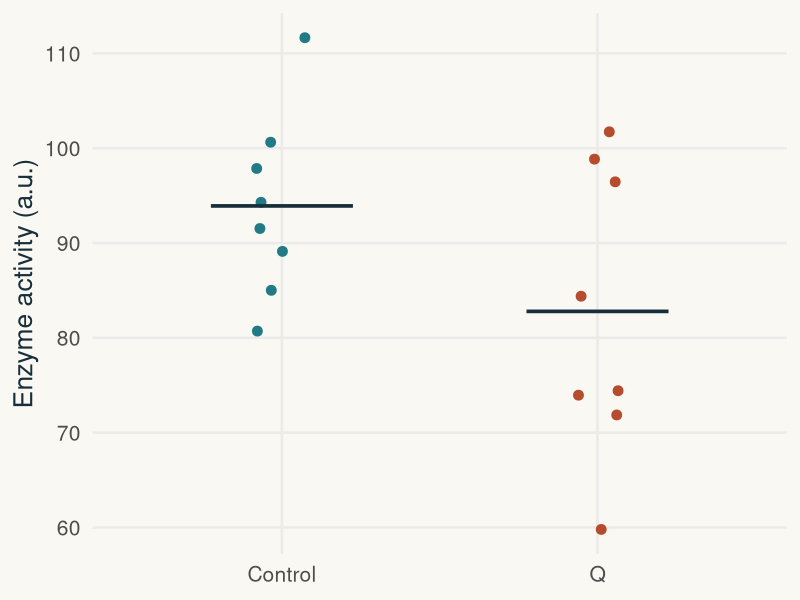
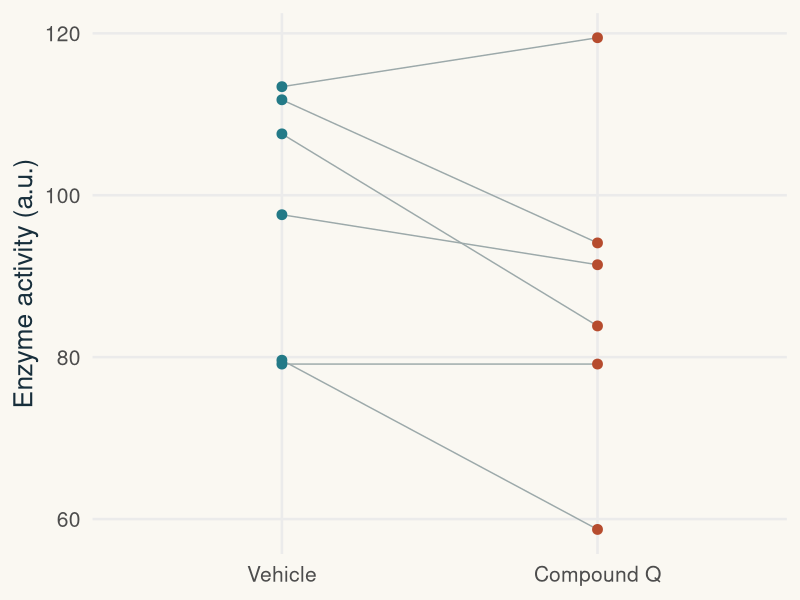
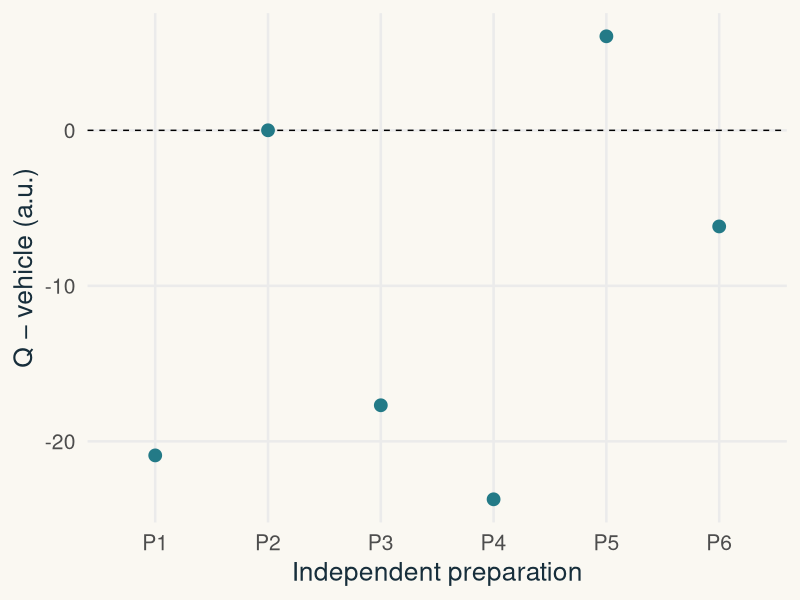
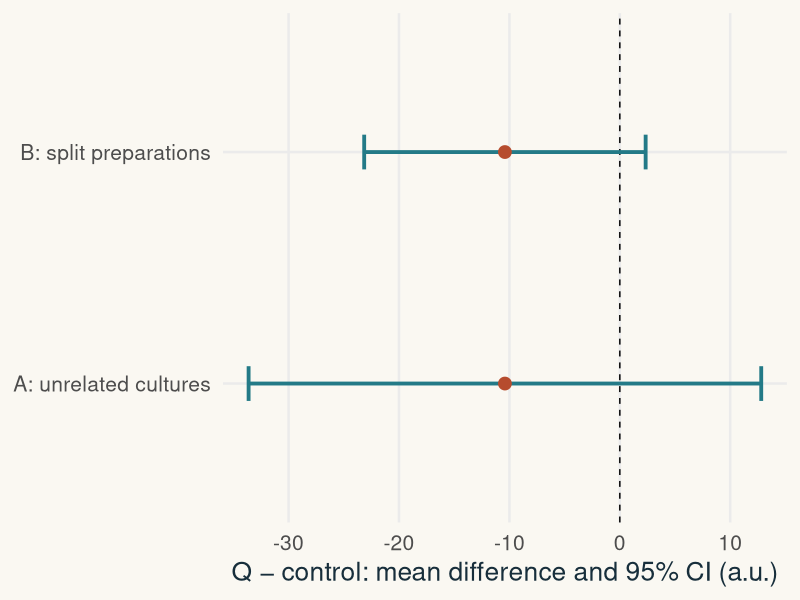
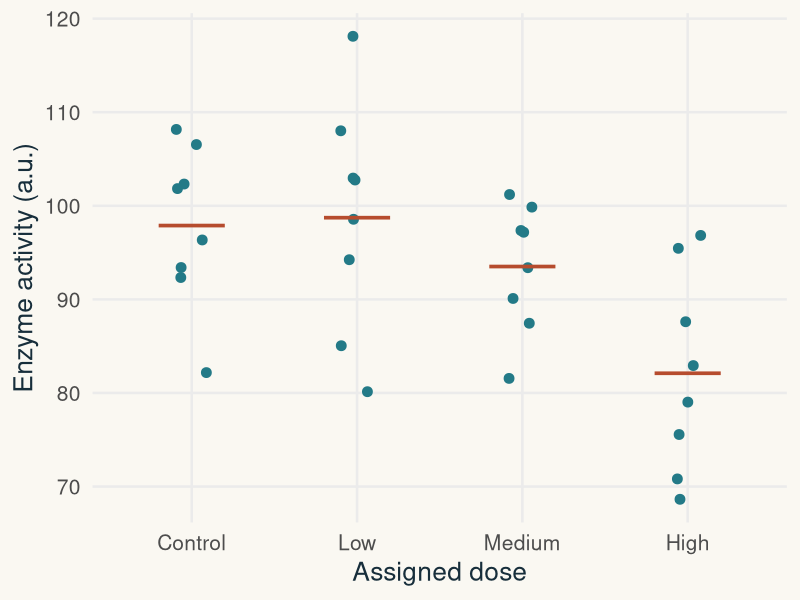
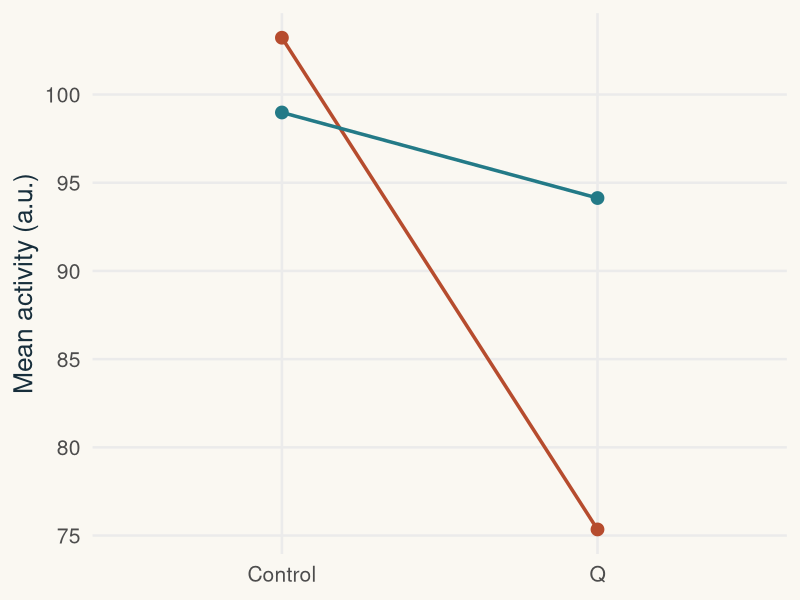
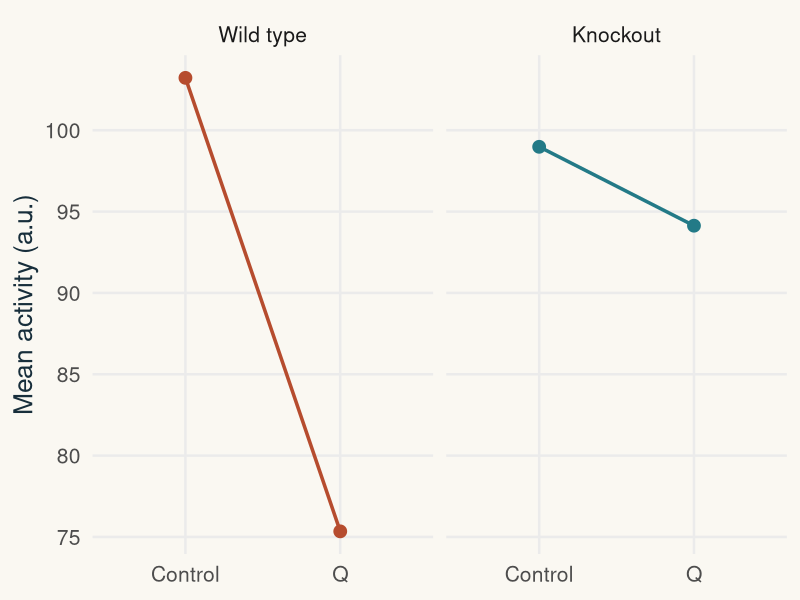
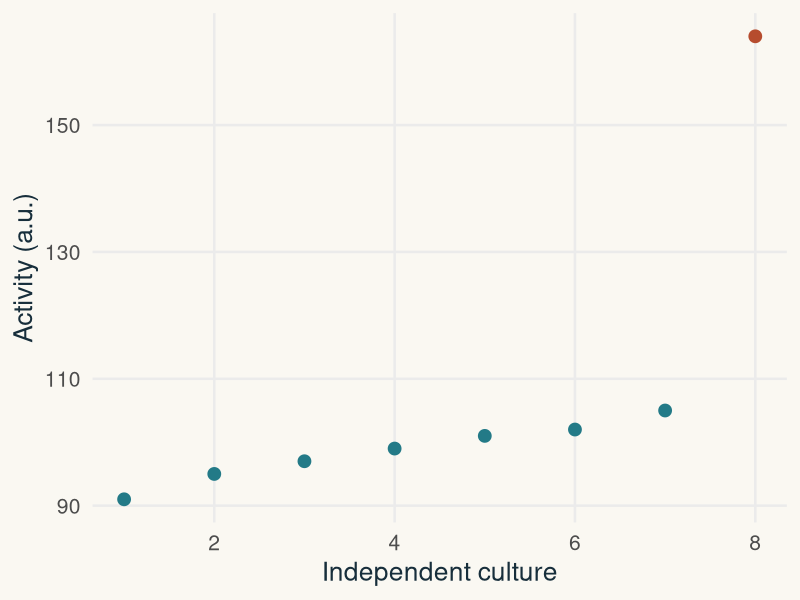

Reproduce these figures in R, in order.
library(ggplot2)
dir.create('data/tests',recursive=TRUE,showWarnings=FALSE)
set.seed(20261011)
ink<-'#172E3B';teal<-'#237A87';rust<-'#B64C2E';paper<-'#FAF8F2'
th<-theme_minimal(base_size=19)+theme(text=element_text(colour=ink),plot.background=element_rect(fill=paper,colour=NA),panel.background=element_rect(fill=paper,colour=NA),panel.grid.minor=element_blank(),legend.position='none')
savefig<-function(g,name,w=11,h=3.5)ggsave(paste0('figures/generated/tests-',name,'.png'),g+th,width=w,height=h,dpi=160,bg=paper)
ind<-data.frame(group=rep(c('Control','Q'),each=8),value=c(rnorm(8,100,10),rnorm(8,85,17)))
write.csv(ind,'data/tests/independent.csv',row.names=FALSE)
wi<-t.test(ind$value[ind$group=='Q'],ind$value[ind$group=='Control'])
g<-ggplot(ind,aes(group,value,colour=group))+geom_point(position=position_jitter(width=.08,seed=11),size=3)+stat_summary(fun=mean,geom='crossbar',width=.45,colour=ink)+scale_colour_manual(values=c(teal,rust))+labs(x=NULL,y='Enzyme activity (a.u.)');savefig(g,'independent')
a<-read.csv('data/simulated/assay_readings.csv');a<-aggregate(activity~preparation+condition,a,mean);p<-reshape(a,idvar='preparation',timevar='condition',direction='wide');q<-p[['activity.Compound Q']];v<-p[['activity.Vehicle']];d<-q-v;pa<-t.test(d);un<-t.test(q,v)
savefig(ggplot(a,aes(condition,activity,group=preparation))+geom_line(colour='#9CA9AA')+geom_point(aes(colour=condition),size=3)+scale_x_discrete(limits=c('Vehicle','Compound Q'))+scale_colour_manual(values=c(rust,teal))+labs(x=NULL,y='Enzyme activity (a.u.)'),'paired')
savefig(ggplot(data.frame(preparation=p$preparation,difference=d),aes(preparation,difference))+geom_hline(yintercept=0,linetype='dashed')+geom_point(size=4,colour=teal)+labs(x='Independent preparation',y='Q − vehicle (a.u.)'),'differences')
ci<-data.frame(design=c('A: unrelated cultures','B: split preparations'),estimate=mean(d),low=c(un$conf.int[1],pa$conf.int[1]),high=c(un$conf.int[2],pa$conf.int[2]))
savefig(ggplot(ci,aes(estimate,design))+geom_vline(xintercept=0,linetype='dashed')+geom_errorbar(aes(xmin=low,xmax=high),orientation='y',width=.15,colour=teal,linewidth=1.3)+geom_point(size=4,colour=rust)+labs(x='Q − control: mean difference and 95% CI (a.u.)',y=NULL),'design-ci')
dose<-data.frame(group=factor(rep(c('Control','Low','Medium','High'),each=8),levels=c('Control','Low','Medium','High')),value=rnorm(32,rep(c(100,96,88,76),each=8),9));write.csv(dose,'data/tests/dose.csv',row.names=FALSE)
savefig(ggplot(dose,aes(group,value))+geom_point(position=position_jitter(width=.10,seed=12),colour=teal,size=3)+stat_summary(fun=mean,geom='crossbar',width=.4,colour=rust)+labs(x='Assigned dose',y='Enzyme activity (a.u.)'),'dose')
inter<-expand.grid(treatment=factor(c('Control','Q'),levels=c('Control','Q')),genotype=c('Wild type','Knockout'),rep=1:8);inter$value<-rnorm(32,with(inter,ifelse(genotype=='Wild type',ifelse(treatment=='Q',75,100),ifelse(treatment=='Q',96,100))),8);write.csv(inter,'data/tests/interaction.csv',row.names=FALSE)
savefig(ggplot(inter,aes(treatment,value,colour=genotype,group=genotype))+stat_summary(fun=mean,geom='line',linewidth=1.2)+stat_summary(fun=mean,geom='point',size=4)+scale_colour_manual(values=c(rust,teal))+labs(x=NULL,y='Mean activity (a.u.)')+theme(legend.position='top'),'interaction')
# Explicit direct labels avoid a hidden legend in the shared plotting theme.
g<-ggplot(inter,aes(treatment,value,colour=genotype,group=genotype))+stat_summary(fun=mean,geom='line',linewidth=1.2)+stat_summary(fun=mean,geom='point',size=4)+facet_wrap(~genotype)+scale_colour_manual(values=c(rust,teal))+labs(x=NULL,y='Mean activity (a.u.)');savefig(g,'interaction')
out<-data.frame(id=1:8,value=c(91,95,97,99,101,102,105,164));write.csv(out,'data/tests/outlier.csv',row.names=FALSE);savefig(ggplot(out,aes(id,value))+geom_point(aes(colour=id==8),size=4)+scale_colour_manual(values=c(teal,rust))+labs(x='Independent culture',y='Activity (a.u.)'),'outlier')
res<-data.frame(example=c('Welch independent','Original paired','Same values independent'),estimate=c(diff(rev(wi$estimate)),mean(d),mean(d)),low=c(wi$conf.int[1],pa$conf.int[1],un$conf.int[1]),high=c(wi$conf.int[2],pa$conf.int[2],un$conf.int[2]),p=c(wi$p.value,pa$p.value,un$p.value));res$estimate[1]<-mean(ind$value[ind$group=='Q'])-mean(ind$value[ind$group=='Control']);write.csv(res,'data/tests/results.csv',row.names=FALSE)
fit<-lm(value~treatment*genotype,inter);write.csv(coef(summary(fit)),'data/tests/interaction-model.csv')
# Independent arithmetic checks for the reported mean/SE and paired equivalence.
se<-sqrt(var(ind$value[9:16])/8+var(ind$value[1:8])/8);stopifnot(abs(unname(wi$statistic)-res$estimate[1]/se)<1e-10,abs(t.test(q,v,paired=TRUE)$p.value-pa$p.value)<1e-12,all(res$low<res$estimate),all(res$estimate<res$high))
write.csv(ci,'data/tests/design-ci.csv',row.names=FALSE);print(res);print(coef(summary(fit)))
